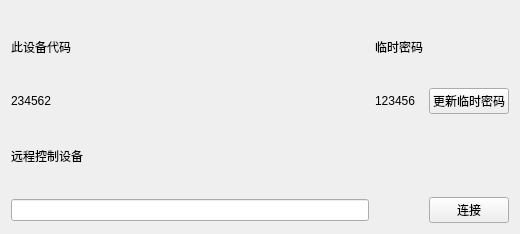
<?xml version="1.0" encoding="UTF-8"?>
<ui version="4.0">
 <class>Home</class>
 <widget class="QWidget" name="Home">
  <property name="geometry">
   <rect>
    <x>0</x>
    <y>0</y>
    <width>520</width>
    <height>234</height>
   </rect>
  </property>
  <property name="windowTitle">
   <string>Form</string>
  </property>
  <layout class="QGridLayout" name="gridLayout_2">
   <item row="0" column="0">
    <layout class="QGridLayout" name="gridLayout">
     <item row="0" column="0">
      <widget class="QLabel" name="label">
       <property name="text">
        <string>此设备代码</string>
       </property>
      </widget>
     </item>
     <item row="0" column="1">
      <widget class="QLabel" name="label_3">
       <property name="text">
        <string>临时密码</string>
       </property>
      </widget>
     </item>
     <item row="1" column="1">
      <widget class="QLabel" name="tempPassword">
       <property name="text">
        <string>123456</string>
       </property>
      </widget>
     </item>
     <item row="1" column="0">
      <widget class="QLabel" name="deviceNumber">
       <property name="text">
        <string>234562</string>
       </property>
      </widget>
     </item>
     <item row="2" column="0">
      <widget class="QLabel" name="label_5">
       <property name="text">
        <string>远程控制设备</string>
       </property>
      </widget>
     </item>
     <item row="3" column="0">
      <widget class="QLineEdit" name="remoteDeviceNumber"/>
     </item>
     <item row="3" column="2">
      <widget class="QPushButton" name="enterButton">
       <property name="text">
        <string>连接</string>
       </property>
      </widget>
     </item>
     <item row="1" column="2">
      <widget class="QPushButton" name="pushButton">
       <property name="text">
        <string>更新临时密码</string>
       </property>
      </widget>
     </item>
    </layout>
   </item>
  </layout>
 </widget>
 <resources/>
 <connections/>
</ui>
